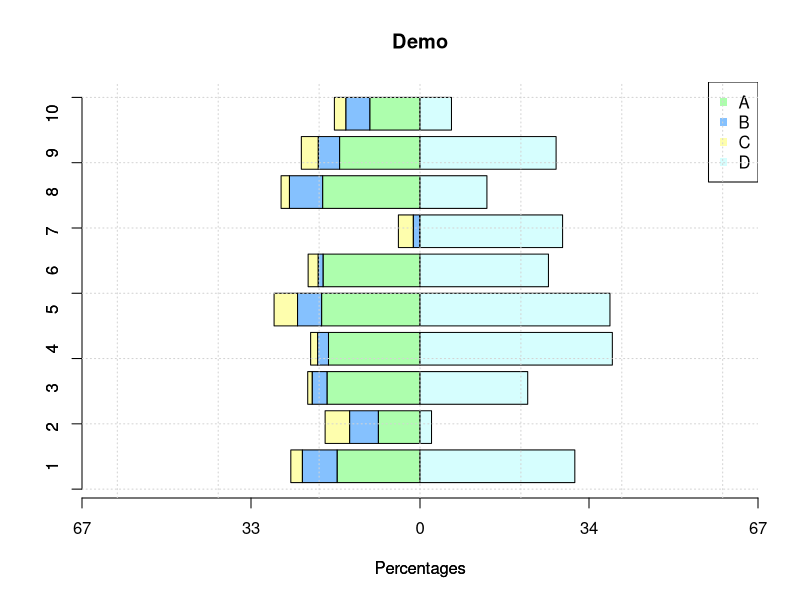

This figure's R source:
# 

statckbar<-function(data,cols,pct=50){
  
  data1<-t(data.matrix(data))*100
  
  colnames(data1) <- 1:dim(data1)[2]
  
  nn=dim(data1)[1]
  
  ll=unique(c(0,seq(from = ceiling(-max(colSums(data1[,-nn]))*1.01),to=ceiling(max(data1[nn,])),length.out = 5)))
  
  if (pct<max(abs(ll))) pct=max(abs(ll))
  if (length(cols)<dim(data1)[1]) cols=rainbow(dim(data1)[1])
  
  barplot(-data1[-nn,], main="Demo",
          xlab="Percentages", col=cols[-nn],
          horiz=TRUE,xlim=c(-pct,pct),xaxt='n')
  
  par(new=T)
  barplot(data1[nn,], main="",
          xlab="Percentages", col=cols[nn],
          horiz=TRUE,xlim=c(-pct,pct),xaxt='n')
  axis(2,labels=F)
  ll = seq(from = -pct,to=pct,length.out = 5)
  axis(1,
       at=sort(ll),
       labels=abs(ceiling(sort(ll)))
  )
  legend('topright',legend=rownames(data1),col=cols,pch=15)
  grid()
  par(new=F)
}


data<-data.frame(
  A=abs(runif(10))*.2,
  B=abs(runif(10))*.1,
  C=abs(runif(10))*.05,
  D=abs(runif(10))*.4
)

cols=c(
  rgb(153/256,255/256,153/256,alpha =.8),
  rgb(103/256,178/256,255/256,alpha =.8),
  rgb(255/256,255/256,153/256,alpha =.8),
  rgb(204/256,255/256,255/256,alpha =.8)
)

statckbar(data,cols,20)
